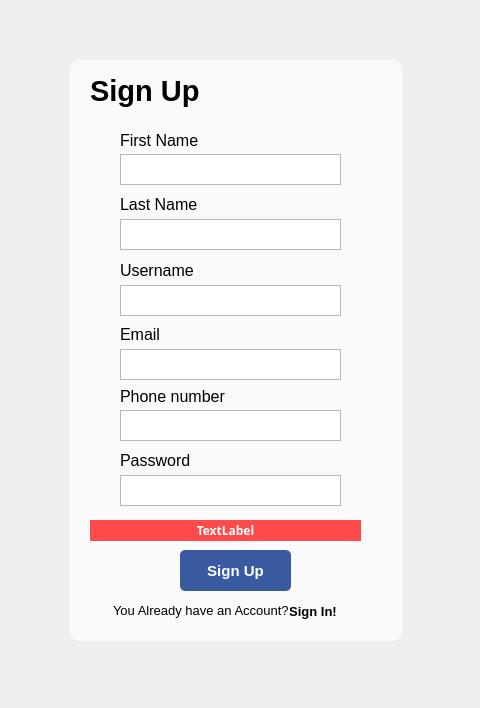
<?xml version="1.0" encoding="UTF-8"?>
<ui version="4.0">
 <class>Sign_up</class>
 <widget class="QWidget" name="Sign_up">
  <property name="geometry">
   <rect>
    <x>0</x>
    <y>0</y>
    <width>480</width>
    <height>708</height>
   </rect>
  </property>
  <property name="windowTitle">
   <string>Form</string>
  </property>
  <widget class="QLabel" name="background">
   <property name="geometry">
    <rect>
     <x>0</x>
     <y>0</y>
     <width>480</width>
     <height>708</height>
    </rect>
   </property>
   <property name="autoFillBackground">
    <bool>false</bool>
   </property>
   <property name="styleSheet">
    <string notr="true">background-image: url(:/res/login_ui.png);
</string>
   </property>
   <property name="text">
    <string/>
   </property>
   <property name="scaledContents">
    <bool>true</bool>
   </property>
  </widget>
  <widget class="QLabel" name="label_2">
   <property name="geometry">
    <rect>
     <x>70</x>
     <y>60</y>
     <width>332</width>
     <height>581</height>
    </rect>
   </property>
   <property name="styleSheet">
    <string notr="true">background-color: rgba(255, 255, 255, 0.7);
border-radius: 10px;</string>
   </property>
   <property name="text">
    <string/>
   </property>
  </widget>
  <widget class="QLabel" name="label_5">
   <property name="geometry">
    <rect>
     <x>120</x>
     <y>194</y>
     <width>81</width>
     <height>21</height>
    </rect>
   </property>
   <property name="font">
    <font>
     <pointsize>12</pointsize>
    </font>
   </property>
   <property name="text">
    <string>Last Name</string>
   </property>
  </widget>
  <widget class="QLabel" name="label_6">
   <property name="geometry">
    <rect>
     <x>113</x>
     <y>600</y>
     <width>181</width>
     <height>21</height>
    </rect>
   </property>
   <property name="font">
    <font>
     <pointsize>10</pointsize>
    </font>
   </property>
   <property name="text">
    <string>You Already have an Account?</string>
   </property>
  </widget>
  <widget class="QLabel" name="label_3">
   <property name="geometry">
    <rect>
     <x>90</x>
     <y>70</y>
     <width>111</width>
     <height>41</height>
    </rect>
   </property>
   <property name="font">
    <font>
     <pointsize>22</pointsize>
     <bold>true</bold>
    </font>
   </property>
   <property name="text">
    <string>Sign Up</string>
   </property>
  </widget>
  <widget class="QPlainTextEdit" name="firstname">
   <property name="geometry">
    <rect>
     <x>120</x>
     <y>154</y>
     <width>221</width>
     <height>31</height>
    </rect>
   </property>
  </widget>
  <widget class="QPushButton" name="btn_signup">
   <property name="geometry">
    <rect>
     <x>180</x>
     <y>550</y>
     <width>111</width>
     <height>41</height>
    </rect>
   </property>
   <property name="font">
    <font>
     <pointsize>11</pointsize>
     <bold>true</bold>
    </font>
   </property>
   <property name="styleSheet">
    <string notr="true">background-color: #3959a1;
border-radius: 5px;
color:white;</string>
   </property>
   <property name="text">
    <string>Sign Up</string>
   </property>
  </widget>
  <widget class="QLabel" name="label_4">
   <property name="geometry">
    <rect>
     <x>120</x>
     <y>130</y>
     <width>81</width>
     <height>21</height>
    </rect>
   </property>
   <property name="font">
    <font>
     <pointsize>12</pointsize>
    </font>
   </property>
   <property name="text">
    <string>First Name</string>
   </property>
  </widget>
  <widget class="QPlainTextEdit" name="lastname">
   <property name="geometry">
    <rect>
     <x>120</x>
     <y>219</y>
     <width>221</width>
     <height>31</height>
    </rect>
   </property>
  </widget>
  <widget class="QPlainTextEdit" name="username">
   <property name="geometry">
    <rect>
     <x>120</x>
     <y>285</y>
     <width>221</width>
     <height>31</height>
    </rect>
   </property>
  </widget>
  <widget class="QLabel" name="label_8">
   <property name="geometry">
    <rect>
     <x>120</x>
     <y>260</y>
     <width>81</width>
     <height>21</height>
    </rect>
   </property>
   <property name="font">
    <font>
     <pointsize>12</pointsize>
    </font>
   </property>
   <property name="text">
    <string>Username</string>
   </property>
  </widget>
  <widget class="QPlainTextEdit" name="email">
   <property name="geometry">
    <rect>
     <x>120</x>
     <y>349</y>
     <width>221</width>
     <height>31</height>
    </rect>
   </property>
  </widget>
  <widget class="QLabel" name="label_9">
   <property name="geometry">
    <rect>
     <x>120</x>
     <y>324</y>
     <width>81</width>
     <height>21</height>
    </rect>
   </property>
   <property name="font">
    <font>
     <pointsize>12</pointsize>
    </font>
   </property>
   <property name="text">
    <string>Email</string>
   </property>
  </widget>
  <widget class="QLabel" name="label_10">
   <property name="geometry">
    <rect>
     <x>120</x>
     <y>386</y>
     <width>111</width>
     <height>21</height>
    </rect>
   </property>
   <property name="font">
    <font>
     <pointsize>12</pointsize>
    </font>
   </property>
   <property name="text">
    <string>Phone number</string>
   </property>
  </widget>
  <widget class="QPlainTextEdit" name="password">
   <property name="geometry">
    <rect>
     <x>120</x>
     <y>475</y>
     <width>221</width>
     <height>31</height>
    </rect>
   </property>
  </widget>
  <widget class="QLabel" name="label_11">
   <property name="geometry">
    <rect>
     <x>120</x>
     <y>450</y>
     <width>81</width>
     <height>21</height>
    </rect>
   </property>
   <property name="font">
    <font>
     <pointsize>12</pointsize>
    </font>
   </property>
   <property name="text">
    <string>Password</string>
   </property>
  </widget>
  <widget class="QPlainTextEdit" name="phonenum">
   <property name="geometry">
    <rect>
     <x>120</x>
     <y>410</y>
     <width>221</width>
     <height>31</height>
    </rect>
   </property>
  </widget>
  <widget class="QLabel" name="error_label_signup">
   <property name="geometry">
    <rect>
     <x>90</x>
     <y>520</y>
     <width>271</width>
     <height>21</height>
    </rect>
   </property>
   <property name="font">
    <font>
     <family>Segoe MDL2 Assets</family>
     <bold>true</bold>
    </font>
   </property>
   <property name="styleSheet">
    <string notr="true">background-color: rgba(255, 0, 0, 0.7);
 color: white;
 text-align: center;</string>
   </property>
   <property name="text">
    <string>TextLabel</string>
   </property>
   <property name="alignment">
    <set>Qt::AlignCenter</set>
   </property>
  </widget>
  <widget class="QPushButton" name="btnSignIn">
   <property name="geometry">
    <rect>
     <x>273</x>
     <y>599</y>
     <width>80</width>
     <height>24</height>
    </rect>
   </property>
   <property name="font">
    <font>
     <pointsize>10</pointsize>
     <bold>true</bold>
    </font>
   </property>
   <property name="styleSheet">
    <string notr="true">background-color: transparent; border: none; color: black;</string>
   </property>
   <property name="text">
    <string>Sign In!</string>
   </property>
  </widget>
 </widget>
 <resources/>
 <connections/>
</ui>
